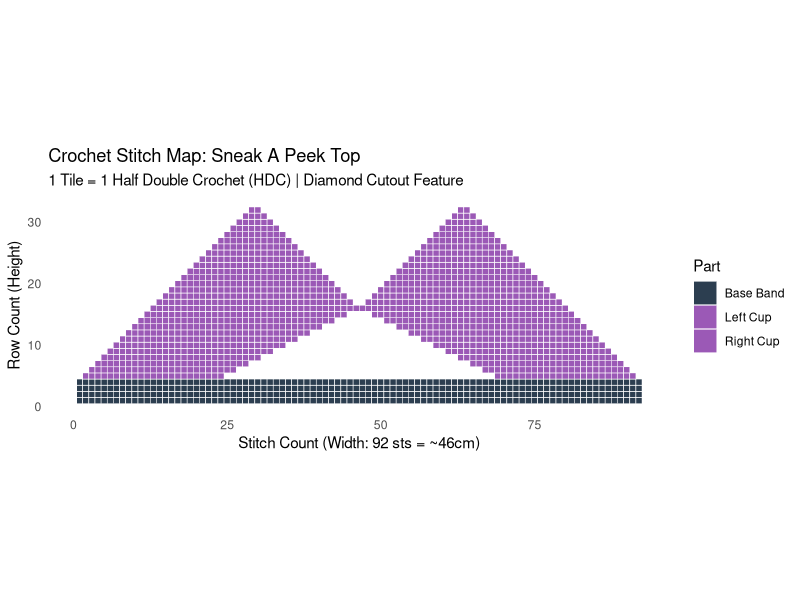

Write R code to recreate this figure.
## ---- chunk 1
#| label: stitch-map
library(ggplot2)
library(dplyr)

# Gauge: 2 HDC stitches = 1 cm
# Front panel width = 46 cm (92 stitches)

grid <- expand.grid(Stitch = 1:92, Row = 1:33)

grid <- grid %>%
  mutate(
    Part = case_when(
      Row <= 4 ~ "Base Band",
      
      # Left Cup Lower (Rows 5 to 16)
      # Outer edge shrinks by 1. Inner edge grows by 2.
      Row > 4 & Row <= 16 & 
      Stitch >= (1 + (Row-4)) & 
      Stitch <= (22 + 2*(Row-4)) ~ "Left Cup",
      
      # Left Cup Upper (Rows 17 to 32)
      # Outer edge shrinks by 1. Inner edge shrinks by 1.
      Row > 16 & 
      Stitch >= (13 + (Row-16)) & 
      Stitch <= (46 - (Row-16)) ~ "Left Cup",
      
      # Right Cup Lower (Rows 5 to 16)
      # Inner edge grows by 2. Outer edge shrinks by 1.
      Row > 4 & Row <= 16 & 
      Stitch >= (71 - 2*(Row-4)) & 
      Stitch <= (92 - (Row-4)) ~ "Right Cup",
      
      # Right Cup Upper (Rows 17 to 32)
      # Inner edge shrinks by 1. Outer edge shrinks by 1.
      Row > 16 & 
      Stitch >= (47 + (Row-16)) & 
      Stitch <= (80 - (Row-16)) ~ "Right Cup",
      
      TRUE ~ "Empty Space"
    )
  ) %>%
  filter(Part != "Empty Space")

# Plotting the stitch map
ggplot(grid, aes(x = Stitch, y = Row, fill = Part)) +
  geom_tile(color = "white", linewidth = 0.2) +
  scale_fill_manual(values = c("Base Band" = "#2C3E50", "Left Cup" = "#9B59B6", "Right Cup" = "#9B59B6")) +
  theme_minimal() +
  coord_fixed(ratio = 1) + 
  labs(
    title = "Crochet Stitch Map: Sneak A Peek Top",
    subtitle = "1 Tile = 1 Half Double Crochet (HDC) | Diamond Cutout Feature",
    x = "Stitch Count (Width: 92 sts = ~46cm)", 
    y = "Row Count (Height)"
  ) +
  theme(panel.grid = element_blank())
